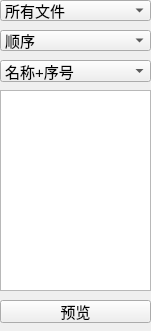
<?xml version="1.0" encoding="UTF-8"?>
<ui version="4.0">
 <class>Form</class>
 <widget class="QWidget" name="Form">
  <property name="geometry">
   <rect>
    <x>0</x>
    <y>0</y>
    <width>151</width>
    <height>331</height>
   </rect>
  </property>
  <property name="font">
   <font>
    <pointsize>11</pointsize>
   </font>
  </property>
  <property name="windowTitle">
   <string>Form</string>
  </property>
  <widget class="QTextEdit" name="textEdit">
   <property name="geometry">
    <rect>
     <x>0</x>
     <y>90</y>
     <width>151</width>
     <height>201</height>
    </rect>
   </property>
  </widget>
  <widget class="QPushButton" name="pushButton">
   <property name="geometry">
    <rect>
     <x>0</x>
     <y>300</y>
     <width>151</width>
     <height>23</height>
    </rect>
   </property>
   <property name="text">
    <string>预览</string>
   </property>
  </widget>
  <widget class="QComboBox" name="comboBox_2">
   <property name="geometry">
    <rect>
     <x>0</x>
     <y>30</y>
     <width>151</width>
     <height>21</height>
    </rect>
   </property>
   <item>
    <property name="text">
     <string>顺序</string>
    </property>
   </item>
   <item>
    <property name="text">
     <string>逆序</string>
    </property>
   </item>
  </widget>
  <widget class="QComboBox" name="comboBox">
   <property name="geometry">
    <rect>
     <x>0</x>
     <y>0</y>
     <width>151</width>
     <height>21</height>
    </rect>
   </property>
   <item>
    <property name="text">
     <string>所有文件</string>
    </property>
   </item>
   <item>
    <property name="text">
     <string>当前文件</string>
    </property>
   </item>
   <item>
    <property name="text">
     <string>选中文件</string>
    </property>
   </item>
  </widget>
  <widget class="QComboBox" name="comboBox_3">
   <property name="geometry">
    <rect>
     <x>0</x>
     <y>60</y>
     <width>151</width>
     <height>22</height>
    </rect>
   </property>
   <item>
    <property name="text">
     <string>名称+序号</string>
    </property>
   </item>
   <item>
    <property name="text">
     <string>名称+序号(自动补全)</string>
    </property>
   </item>
   <item>
    <property name="text">
     <string>仅序号</string>
    </property>
   </item>
   <item>
    <property name="text">
     <string>仅序号(自动补全)</string>
    </property>
   </item>
   <item>
    <property name="text">
     <string>自定义</string>
    </property>
   </item>
  </widget>
 </widget>
 <resources/>
 <connections/>
</ui>
